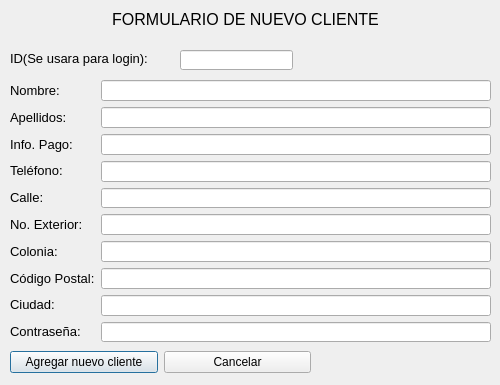
<?xml version="1.0" encoding="UTF-8"?>
<ui version="4.0">
 <class>Form_newClient</class>
 <widget class="QDialog" name="Form_newClient">
  <property name="geometry">
   <rect>
    <x>0</x>
    <y>0</y>
    <width>500</width>
    <height>385</height>
   </rect>
  </property>
  <property name="windowTitle">
   <string>Dialog</string>
  </property>
  <widget class="QWidget" name="layoutWidget">
   <property name="geometry">
    <rect>
     <x>10</x>
     <y>80</y>
     <width>481</width>
     <height>262</height>
    </rect>
   </property>
   <layout class="QHBoxLayout" name="horizontalLayout">
    <item>
     <layout class="QVBoxLayout" name="verticalLayout_2">
      <item>
       <widget class="QLabel" name="label">
        <property name="font">
         <font>
          <pointsize>10</pointsize>
         </font>
        </property>
        <property name="text">
         <string>Nombre:</string>
        </property>
       </widget>
      </item>
      <item>
       <widget class="QLabel" name="label_2">
        <property name="font">
         <font>
          <pointsize>10</pointsize>
         </font>
        </property>
        <property name="text">
         <string>Apellidos:</string>
        </property>
       </widget>
      </item>
      <item>
       <widget class="QLabel" name="label_7">
        <property name="font">
         <font>
          <pointsize>10</pointsize>
         </font>
        </property>
        <property name="text">
         <string>Info. Pago:</string>
        </property>
       </widget>
      </item>
      <item>
       <widget class="QLabel" name="label_3">
        <property name="font">
         <font>
          <pointsize>10</pointsize>
         </font>
        </property>
        <property name="text">
         <string>Teléfono:</string>
        </property>
       </widget>
      </item>
      <item>
       <widget class="QLabel" name="label_4">
        <property name="font">
         <font>
          <pointsize>10</pointsize>
         </font>
        </property>
        <property name="text">
         <string>Calle:</string>
        </property>
       </widget>
      </item>
      <item>
       <widget class="QLabel" name="label_5">
        <property name="font">
         <font>
          <pointsize>10</pointsize>
         </font>
        </property>
        <property name="text">
         <string>No. Exterior:</string>
        </property>
       </widget>
      </item>
      <item>
       <widget class="QLabel" name="label_6">
        <property name="font">
         <font>
          <pointsize>10</pointsize>
         </font>
        </property>
        <property name="text">
         <string>Colonia:</string>
        </property>
       </widget>
      </item>
      <item>
       <widget class="QLabel" name="label_8">
        <property name="font">
         <font>
          <pointsize>10</pointsize>
         </font>
        </property>
        <property name="text">
         <string>Código Postal:</string>
        </property>
       </widget>
      </item>
      <item>
       <widget class="QLabel" name="label_9">
        <property name="font">
         <font>
          <pointsize>10</pointsize>
         </font>
        </property>
        <property name="text">
         <string>Ciudad:</string>
        </property>
       </widget>
      </item>
      <item>
       <widget class="QLabel" name="label_10">
        <property name="font">
         <font>
          <pointsize>10</pointsize>
         </font>
        </property>
        <property name="text">
         <string>Contraseña:</string>
        </property>
       </widget>
      </item>
     </layout>
    </item>
    <item>
     <layout class="QVBoxLayout" name="verticalLayout">
      <item>
       <widget class="QLineEdit" name="lineNombre">
        <property name="font">
         <font>
          <pointsize>10</pointsize>
         </font>
        </property>
       </widget>
      </item>
      <item>
       <widget class="QLineEdit" name="lineApellido">
        <property name="font">
         <font>
          <pointsize>10</pointsize>
         </font>
        </property>
       </widget>
      </item>
      <item>
       <widget class="QLineEdit" name="linePago"/>
      </item>
      <item>
       <widget class="QLineEdit" name="lineTelefono"/>
      </item>
      <item>
       <widget class="QLineEdit" name="lineCalle"/>
      </item>
      <item>
       <widget class="QLineEdit" name="lineNo"/>
      </item>
      <item>
       <widget class="QLineEdit" name="lineColonia"/>
      </item>
      <item>
       <widget class="QLineEdit" name="lineCP"/>
      </item>
      <item>
       <widget class="QLineEdit" name="lineCiudad"/>
      </item>
      <item>
       <widget class="QLineEdit" name="linePass"/>
      </item>
     </layout>
    </item>
   </layout>
  </widget>
  <widget class="QWidget" name="layoutWidget_2">
   <property name="geometry">
    <rect>
     <x>10</x>
     <y>350</y>
     <width>301</width>
     <height>25</height>
    </rect>
   </property>
   <layout class="QHBoxLayout" name="horizontalLayout_2">
    <item>
     <widget class="QPushButton" name="pushButton">
      <property name="text">
       <string>Agregar nuevo cliente</string>
      </property>
     </widget>
    </item>
    <item>
     <widget class="QPushButton" name="pushButton_2">
      <property name="text">
       <string>Cancelar</string>
      </property>
     </widget>
    </item>
   </layout>
  </widget>
  <widget class="QLabel" name="label_11">
   <property name="geometry">
    <rect>
     <x>10</x>
     <y>10</y>
     <width>471</width>
     <height>19</height>
    </rect>
   </property>
   <property name="font">
    <font>
     <pointsize>12</pointsize>
    </font>
   </property>
   <property name="text">
    <string>FORMULARIO DE NUEVO CLIENTE</string>
   </property>
   <property name="alignment">
    <set>Qt::AlignCenter</set>
   </property>
  </widget>
  <widget class="QLabel" name="label_12">
   <property name="geometry">
    <rect>
     <x>10</x>
     <y>50</y>
     <width>161</width>
     <height>16</height>
    </rect>
   </property>
   <property name="font">
    <font>
     <pointsize>10</pointsize>
    </font>
   </property>
   <property name="text">
    <string>ID(Se usara para login): </string>
   </property>
  </widget>
  <widget class="QLineEdit" name="lineID">
   <property name="geometry">
    <rect>
     <x>180</x>
     <y>50</y>
     <width>113</width>
     <height>20</height>
    </rect>
   </property>
  </widget>
 </widget>
 <resources/>
 <connections/>
</ui>
